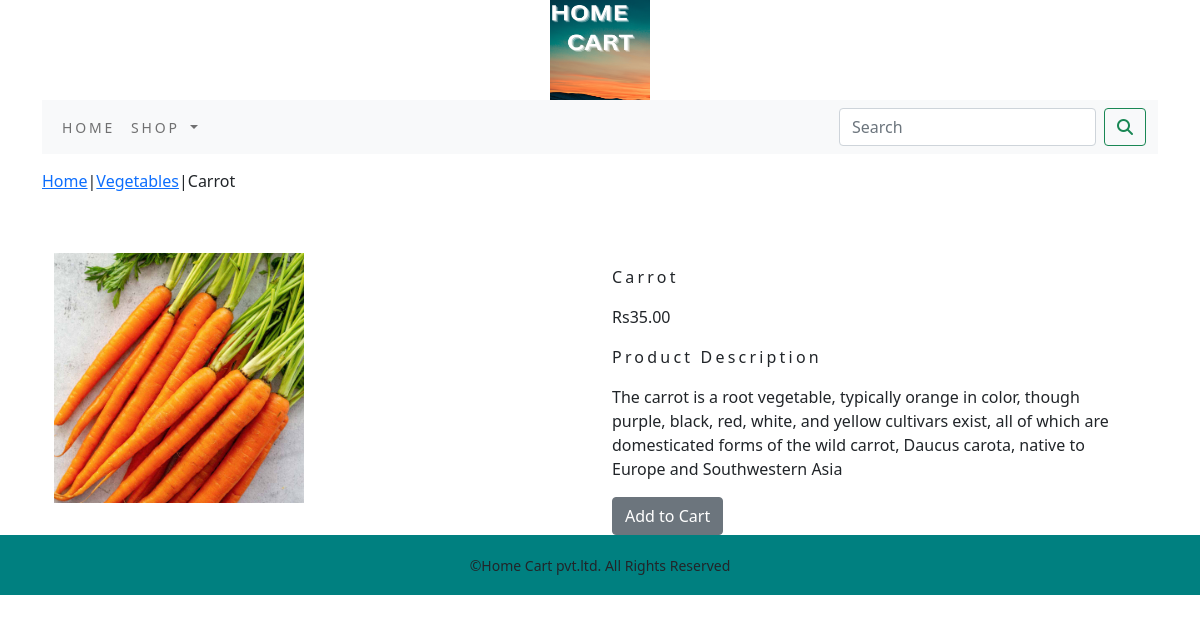
Screenshot of /shop/vegetables/carrot/ with the database file from the repository.
### Shopping/models.py (models this page shows, shortened)
class Products(models.Model):
    name=models.CharField(max_length=250,unique=True)
    slug=models.SlugField(max_length=250,unique=True)
    description=models.CharField(max_length=250,unique=True)
    price=models.DecimalField(max_digits=10,decimal_places=2)
    category=models.ForeignKey(Category,on_delete=models.CASCADE)
    image=models.ImageField(upload_to='product')
    stock=models.IntegerField()
    available=models.BooleanField(default=True)
    created=models.DateTimeField(auto_now_add=True)
    updated=models.DateTimeField(auto_now=True)
    class Meta:
        ordering = ('name',)
        verbose_name = 'product'
        verbose_name_plural = 'products'

class Category(models.Model):
    name=models.CharField(max_length=250,unique=True)
    slug=models.SlugField(max_length=250,unique=True)
    description=models.TextField(blank=True)
    image=models.ImageField(upload_to='category',blank=True)
    class Meta:
        ordering=('name',)
        verbose_name='category'
        verbose_name_plural='categories'
    def get_url(self):
        return reverse('Shopping:products_by_category', args=[self.slug])
    def __str__(self):
        return '{}'.format(self.name)

### Shopping/views.py (the view)
# urls.py: path('<slug:c_slug>/<slug:product_slug>/',views.proDetail,name='proDetail'),
def proDetail(request,c_slug,product_slug):
    try:
        product=Products.objects.get(category__slug=c_slug,slug=product_slug)
    except Exception as e:
        raise e
    return render(request,'product.html',{'product':product})

### Shopping/context_processors.py (called while the page is built)
def menu_links(request):
    links=Category.objects.all()
    return dict(links=links)

### cart/context_processors.py (called while the page is built)
def counter(request):
    item_count=0
    if 'admin' in request.path:
        return {}
    else:
        try:
            cart=Cart.objects.filter(cart_id=_cart_id(request))
            cart_items=CartItem.objects.all().filter(cart=cart[:1])
            for cart_item in cart_items:
                item_count += cart_item.quantity
        except Cart.DoesNotExist:
            item_count=0
    return dict(item_count=item_count)

### cart/views.py (called while the page is built)
def _cart_id(request):
    cart=request.session.session_key
    if not cart:
        cart=request.session.create()
    return cart

### templates/product.html (shortened to what this page needs)
{% extends 'base.html' %}
{% load static %}
{% block content %}
<div class="row my_prod_row_class">
    <div class="mx_auto">
        <p><a href="{% url 'Shopping:AllProdCat' %}">Home</a>|<a href="{{product.category.get_url}}">{{product.category}}</a>|{{product.name}} </p>
    </div>
</div>
<div class="container">
<br>
<div class="row">
    <div class="col-12 col-sm-12 col-md-12 col-lg-6 text center">
        <div style="min-width:18rem">
            <img src="{{product.image.url}}" alt="{{product.name}}" height="250px" width="250px">
        </div>
    </div>
    <div class="col-12 col-sm-12 col-md-12 col-lg-6">
    <h1 class="my_prod_title">{{product.name}}</h1>
    <p>Rs{{product.price}}</p>
    <p class="my_title">Product Description</p>
    <p class="text-justify my_prod_text">{{product.description}}</p>
    {% if product.stock <= 0 %}
    <p class="text-justify my_prod_text"><b>Out of Stock</b></p>
    {% else %}
    <a class="btn btn-secondary" href="{% url 'cart:add_cart' product.id %}">Add to Cart</a>
    {% endif %}
</div>
</div>
</div>
{% endblock %}

### static/css/custom.css (style rules this page uses)
body { font-family: 'Roboto', sans-serif; }
.my_title { font-size:16px; text_transform:uppercase; letter-spacing:.2em; }
.my_prod_row_class { padding-top:15px; padding-bottom:20px; }
.my_prod_title { font-size:16px; text_transform:uppercase; letter-spacing:.2em; padding-top:15px; padding-bottom:10px; }
.my_prod_text { padding-right:20px; }

### rows the page displays
Products: category "Vegetables", name "Carrot", image (picture), price "35.00", description "The carrot is a root vegetable, typically orange in color, though purple, black, red, white, and yellow cultivars exist, all of which are domesticated forms of the wild carrot, Daucus carota, native to Europe and Southwestern Asia"
